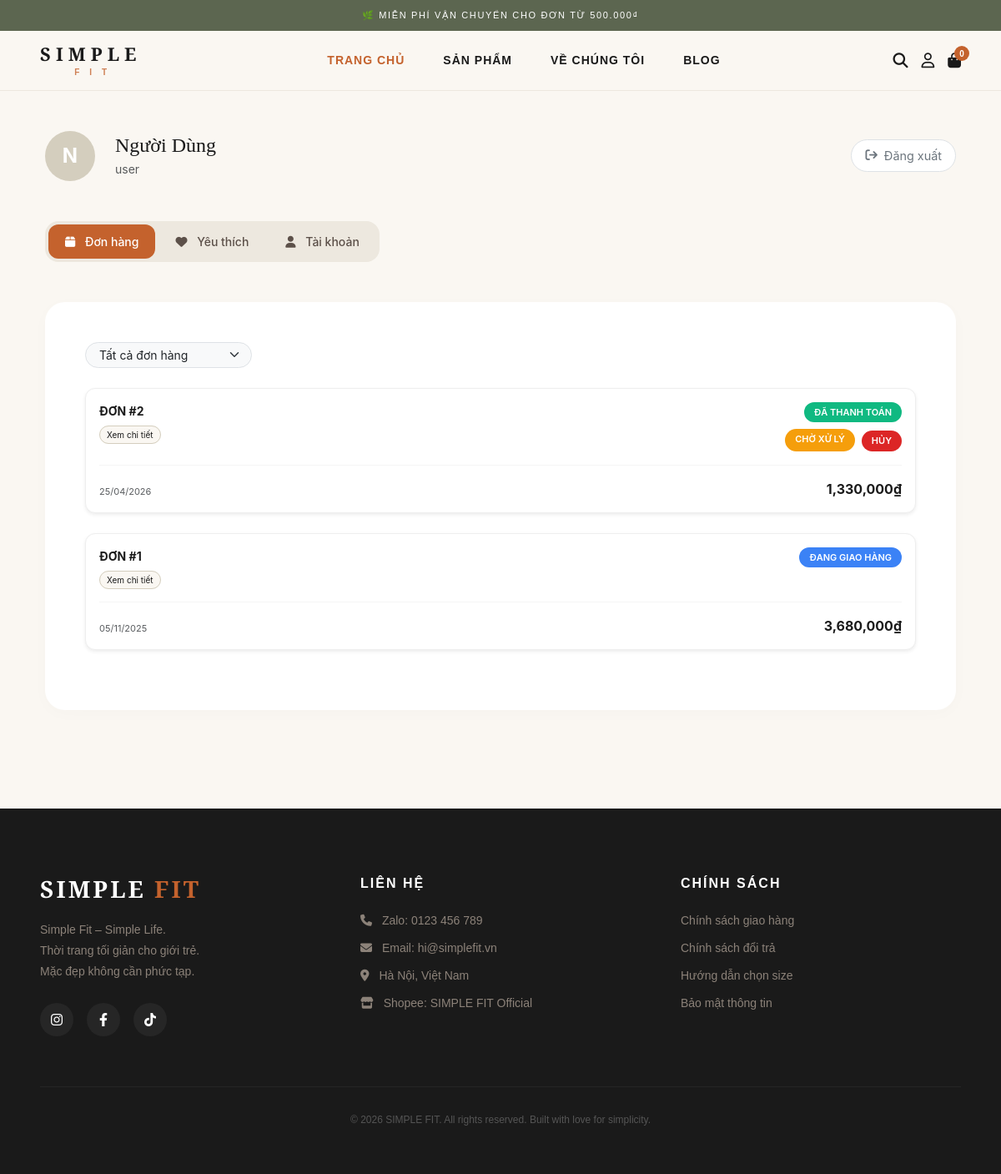
The page /profile.php (signed in) on the database as committed earlier.
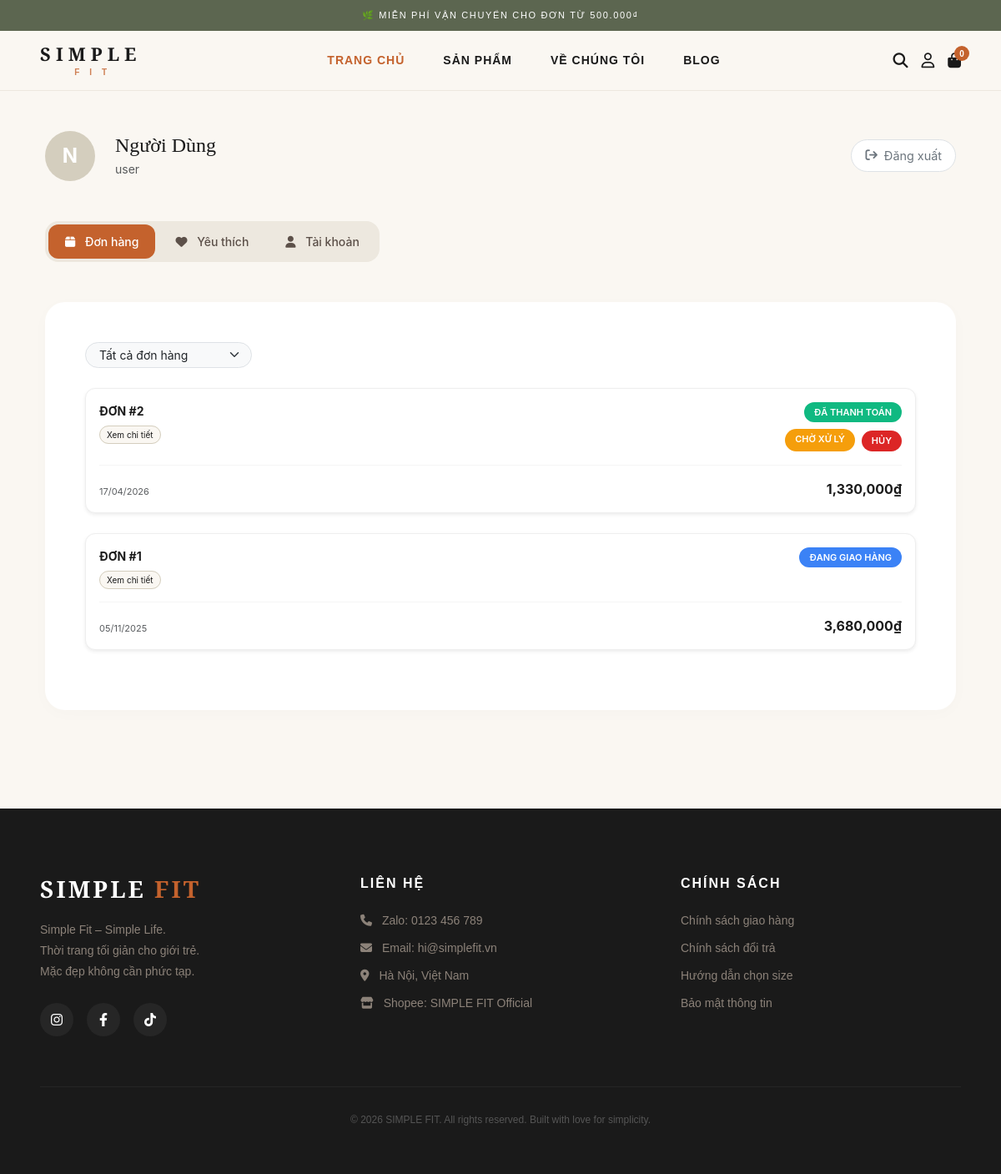
The same page on the database as committed later.
### tables this page shows
CREATE TABLE DonHang (
    maDH BIGINT AUTO_INCREMENT PRIMARY KEY,
    maKH BIGINT,
    maNV BIGINT,
    hoTen VARCHAR(100),           
    email VARCHAR(100),
    soDienThoai VARCHAR(20),      
    diaChi VARCHAR(255),          
    tongTien DECIMAL(15,2),       
    phiShip DECIMAL(15,2) DEFAULT 0,  
    phuongThucThanhToan VARCHAR(50),
    trangThai VARCHAR(50) DEFAULT 'Chờ xác nhận',
    ngayTao TIMESTAMP DEFAULT CURRENT_TIMESTAMP,
    FOREIGN KEY (maKH) REFERENCES KhachHang(maKH) ON DELETE CASCADE,
    FOREIGN KEY (maNV) REFERENCES NhanVien(maNV) ON DELETE SET NULL
);

### profile.php (the view, shortened to what the changed rows need)
<?php
require_once 'includes/db.php';
$user_id = $_SESSION['user']['id'];
$tab = isset($_GET['tab']) ? $_GET['tab'] : 'orders';
$user_res = mysqli_query($conn, "SELECT * FROM NguoiDung WHERE maND = '$user_id'");
$user = mysqli_fetch_assoc($user_res);
include 'includes/header.php';
?>
<main class="account-page-wrapper py-5" style="background-color: #FAF7F2; min-height: 100vh;">
    <div class="container max-w-4xl mx-auto px-4 lg:px-5">
        <div class="d-flex align-items-center justify-content-between mb-5">
            <div class="d-flex align-items-center gap-4">
                <div>
                    <h1 class="h4 fw-light mb-1" style="font-family: 'Cormorant Garamond', serif;"><?php echo htmlspecialchars($user['ten']); ?></h1>
                </div>
            </div>
        </div>
        <div class="account-content-card p-4 p-md-5">
    <?php if ($tab == 'orders'): ?>
        <div class="order-history">
            <?php
            $f_status = isset($_GET['status']) ? mysqli_real_escape_string($conn, $_GET['status']) : '';
            $where_status = ($f_status != '') ? " AND trangThai = '$f_status' " : "";
            $sql_orders = "SELECT *, ROW_NUMBER() OVER (ORDER BY ngayTao ASC) as order_number
                           FROM DonHang
                           WHERE maKH = (SELECT maKH FROM KhachHang WHERE maND = '$user_id')
                           $where_status
                           ORDER BY ngayTao DESC";
            $res_orders = mysqli_query($conn, $sql_orders);
            if (mysqli_num_rows($res_orders) > 0):
                while ($order = mysqli_fetch_assoc($res_orders)):
            ?>
    <div class="order-card-item mb-4 p-3 shadow-sm" style="background-color:white; border-radius:12px; border: 1px solid #eee;">
        <div class="d-flex justify-content-between align-items-start mb-3">
            <div>
                <span class="fw-bold d-block mb-1" style="font-size: 14px;">ĐƠN #<?php echo $order['order_number']; ?></span>
                <a href="order-detail.php?id=<?php echo $order['maDH']; ?>"
                   class="text-decoration-none px-2 py-1 rounded-pill border"
                   style="font-size: 10px; color: #1A1A1A; border-color: #D4CEBE !important; background: #FAF7F2;">
                   Xem chi tiết
                </a>
            </div>
            <div class="text-end d-flex flex-column align-items-end gap-1">
                <?php
                $st = $order['trangThai'];
                if($st == 'CHUA_THANH_TOAN'): ?>
                    <span class="badge-status" style="background-color:#6B7280; color:white;">Chưa thanh toán</span>
                <?php elseif($st == 'CHO_XAC_NHAN'): ?>
                    <span class="badge-status mb-1" style="background-color:#10B981; color:white;">Đã thanh toán</span>
                    <div class="d-flex gap-2">
                        <span class="badge-status status-processing">Chờ xử lý</span>
                        <form method="POST" onsubmit="return confirm('Bạn có chắc muốn hủy?');">
                            <button type="submit" class="badge-status status-cancel border-0">Hủy</button>
                        </form>
                    </div>
                <?php elseif($st == 'DA_GIAO_HANG'): ?>
                    <span class="badge-status" style="background-color:#3B82F6; color:white;">Đang giao hàng</span>
                <?php elseif($st == 'CHO_HOAN_TIEN'): ?>
                    <span class="badge-status status-processing">Chờ hoàn tiền</span>
                <?php elseif($st == 'DA_HUY'): ?>
                    <span class="badge-status status-canceled">Đã hoàn tiền</span>
                <?php else: ?>
                    <span class="badge-status status-complete">Hoàn tất</span>
                <?php endif; ?>
            </div>
        </div>
        <div class="d-flex justify-content-between align-items-end pt-3 border-top" style="border-color:#f5f5f5 !important;">
                <span class="text-muted" style="font-size: 11px;"><?php echo date('d/m/Y', strtotime($order['ngayTao'])); ?></span>
                <span class="fw-bold" style="color: #1A1A1A; font-size: 16px;"><?php echo number_format($order['tongTien']); ?>₫</span>
            </div>
        </div>
            <?php endwhile; endif; ?>
        </div>
            <?php endif; ?>
        </div>
    </div>
</main>

Rows that differ between the two databases and show on the page:
changed donhang (number 1 of 2 on the later page): ngayTao "25/04/2026" → "17/04/2026"
